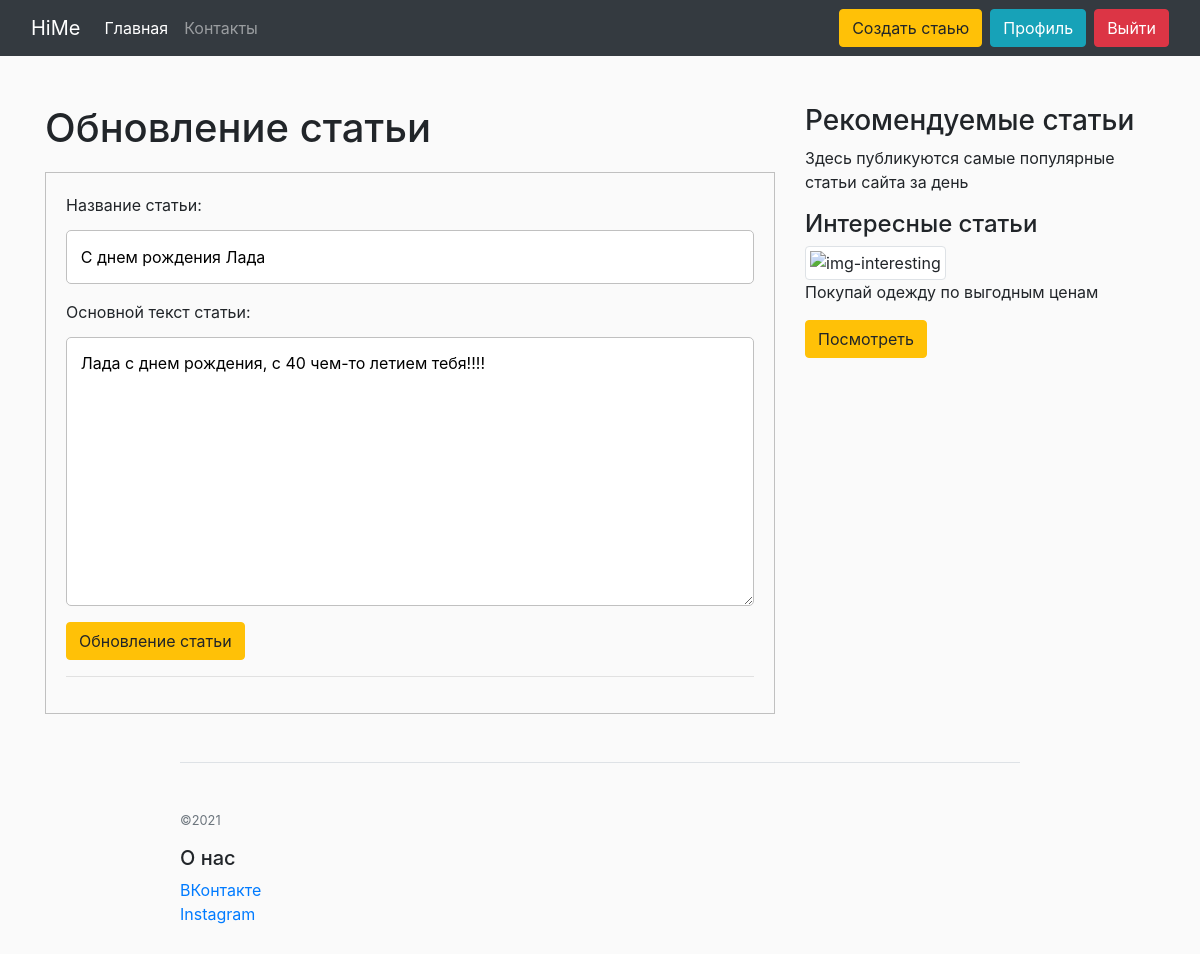
The app's page /news/13/update (signed in) with its own data.
### blog/models.py (models this page shows, shortened)
class News(models.Model):
    title = models.CharField('Название статьи', max_length=100, unique = True) #чтобы названия не совпадали)
    text = models.TextField('Основной текст статьи')
    date = models.DateTimeField('Дата', default=timezone.now)
    avtor = models.ForeignKey(User, verbose_name = 'Автор', on_delete=models.CASCADE)
    class Meta:
        verbose_name = 'Новость'
        verbose_name_plural = 'Новости'

### blog/views.py (the view, shortened to what this page needs)
# urls.py: path('news/<int:pk>/update', views.UpdateNewsView.as_view(), name='news-update'),
class UpdateNewsView(LoginRequiredMixin, UserPassesTestMixin, UpdateView):
    model = News
    template_name = 'blog/create_news.html'
    fields = ['title', 'text']
    def get_context_data(self, **kwards):
        ctx = super(UpdateNewsView, self).get_context_data(**kwards)
        ctx['title'] = 'Обновление статьи'
        ctx['btn_text'] = 'Обновление статьи'
        return ctx
    def test_func(self):
        news = self.get_object()
        if self.request.user == news.avtor:
            return True
        return False

### blog/templates/blog/create_news.html (shortened to what this page needs)
{% extends 'blog/base.html' %}
{% block content %}
  <h1>{{title}}</h1>
  <form method="post" class="form-register auth">
    {{ form.as_p }}
    <button class="btn btn-warning" type="submit">{{btn_text}}</button>
    <hr>
  </form>
{% endblock %}
{% block aside_block %}
<img src="https://sun9-74.userapi.com/impg/VX0nbtdO8bzWScm8sKvSXqprNypamdPkbHLXLQ/X3DOeXuSuGI.jpg?size=734x733&quality=96&sign=8648e9e8afbe583936f04bd76f68ef21&type=album" class="img-thumbnail" alt="img-interesting">
<p>Покупай одежду по выгодным ценам</p>
<a href="https://www.instagram.com/intro.clothes.izh/?hl=ru" target="_blank">
  <button class="btn btn-warning" type="button" name="button">Посмотреть</button>
</a>
{% endblock %}

### blog/static/blog/main.css (style rules this page uses)
body { background: #fafafa; }
.form-register { padding: 20px; background: #fafafa; border: 1px solid silver; margin-top: 20px; }
.form-register.auth input, .form-register.auth textarea { display: block; width: 100%; margin-top: 5px; border: 1px solid silver; border-radius: 5px; padding: 2%; }

### records on screen
News: title "С днем рождения Лада", text "Лада с днем рождения, с 40 чем-то летием тебя!!!!"

### other values on screen
{{ title }} "Обновление статьи"
{{ btn_text }} "Обновление статьи"
